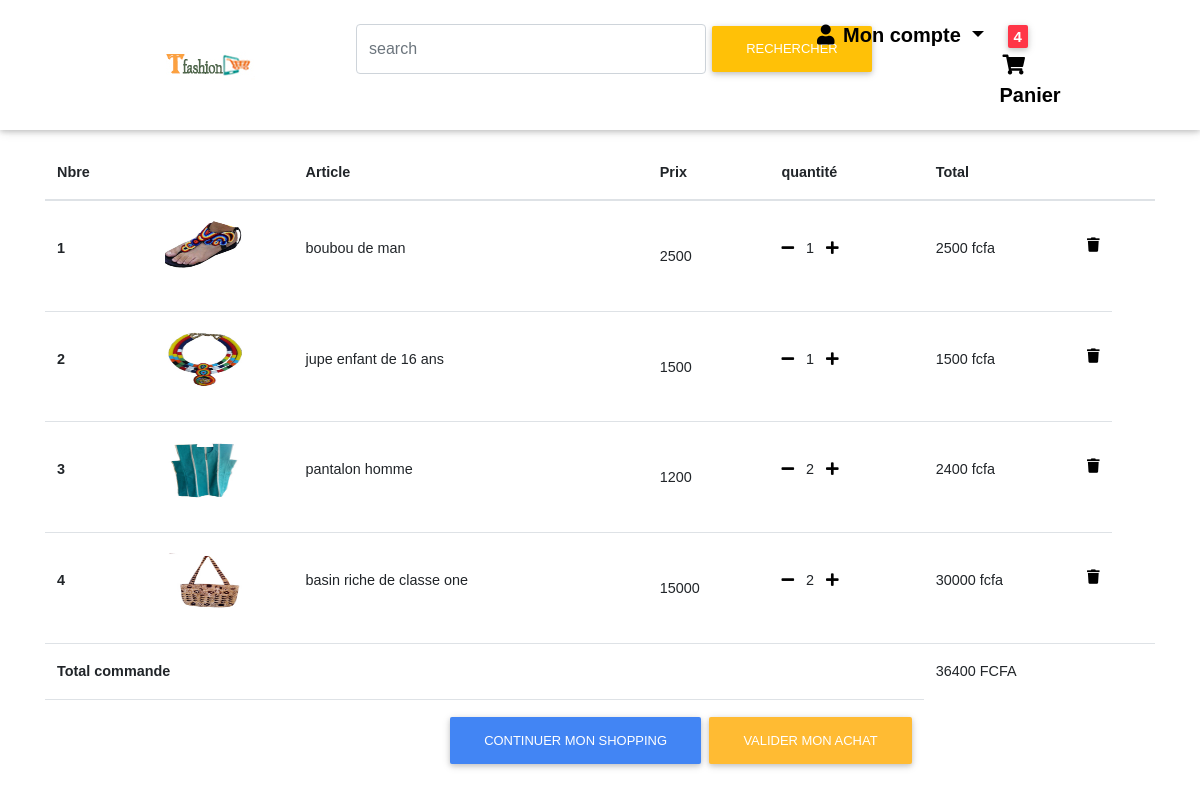
Screenshot of /commande (signed in) with the database file from the repository.
### core/models.py (models this page shows, shortened)
class Order(models.Model):
    user = models.ForeignKey(settings.AUTH_USER_MODEL, on_delete=models.CASCADE)
    items = models.ManyToManyField(OrderItem)
    start_date = models.DateTimeField(auto_now_add=True)
    ordered_date = models.DateTimeField()
    ordered = models.BooleanField(default=False)
    def get_total(self):
        total = 0
        for order_item in self.items.all():
            total += order_item.get_final_price()
        return total

class OrderItem(models.Model):
    user = models.ForeignKey(settings.AUTH_USER_MODEL, on_delete=models.CASCADE)
    ordered = models.BooleanField(default=False)
    item = models.ForeignKey(Item, on_delete=models.CASCADE)
    quantity = models.IntegerField(default=1)
    def get_total_item_price(self):
        return self.quantity * self.item.price
    def get_final_price(self):
        if self.item.price:
            return self.get_total_item_price()
        return self.get_total_item_discount_price()

class Item(models.Model):
    title = models.CharField(max_length=200)
    slug = models.SlugField()
    description = models.TextField( )
    reduction = models.IntegerField()
    price = models.IntegerField()
    discount_price = models.IntegerField(blank=True, null=True)
    category = models.CharField(choices=CATEGORY_CHOICES, max_length=30,blank=True, null=True )
    label = models.CharField(choices=LABEL_CHOICES, max_length=1, blank=True, null=True )
    image = models.ImageField(upload_to='images/')

### core/views.py (the view)
# urls.py: path('commande', OrderSammaryView.as_view(), name='commande'),
class OrderSammaryView(LoginRequiredMixin,View):
    def get(self, *args, **kwargs):
        try:
            order = Order.objects.get(user=self.request.user, ordered=False)
            context = {
                'object': order
            }
            return render(self.request, 'commande.html',context )
        except ObjectDoesNotExist:
            messages.error(self.request, "Votre panier est vide ")
            return redirect("/")

### core/templatetags/cart_template_tags.py (called while the page is built)
@register.filter
def cart_item_count(user):
    if user.is_authenticated:
        qs = Order.objects.filter(user=user, ordered=False)
        if qs.exists():
            return qs[0].items.count()
    return 0

### templates/commande.html (shortened to what this page needs)
{% extends "base.html" %}
{% block content %}
<br><br><br><br>
<body >
    {% load static %}
    {% include "layouts/nav.html" %}
    <div class="container">
      <section class="section my-5 pb-5">
        <div class="table-responsive">
          <table class="table product-table">
            <thead>
              <tr>
                <th class="font-weight-bold">
                    <strong>Nbre</strong>
                </th>
                <th class="font-weight-bold">
              </th>
                <th class="font-weight-bold">
                  <strong>Article</strong>
                </th>
                <th class="font-weight-bold">
                  <strong>Prix</strong>
                </th>
                <th class="font-weight-bold">
                  <strong>quantité</strong>
                </th>
                <th class="font-weight-bold">
                  <strong>Total</strong>
                </th>
                <th></th>
              </tr>
            </thead>
            <tbody>
              {% for order_item in object.items.all %}
              <td>
                <p class="font-weight-bold">{{forloop.counter}}</p>
              </td>
              <td>
                <p ><img src="{{order_item.item.image.url}}" class="card-img-top" alt="sample "
                  style="max-width: 80px;max-height: 60px;"></p>
              </td>
                <td>
                  <p >{{order_item.item.title}}</p>
                </td>
                <td>{{order_item.item.price}}</td>
                <td >
                  <p>
                      <a href="{%url 'core:remove-single-from-cart' order_item.item.slug %}"><i class="fas fa-minus mr-2"></i></a></i>
                     {{order_item.quantity}}
                     <a href="{%url 'core:add-to-cart' order_item.item.slug %}"><i class="fas fa-plus ml-2"></i></a></p>
                </td>
                <td>
                   <p>
                       {% if order_item.item.discount_price%}
                            {{order_item.get_total_item_price}} fcfa
                       {% else %}
                            {{order_item.get_total_item_discount_price}}fcfa
                       {% endif %}
                       <a style="color:red;" href="{%url 'core:remove-from-cart' order_item.item.slug %}">
                         <i class="fas fa-trash   float-right "></i>
                       </a>
                   </p>
                </td>
              {% endfor %}
              {% if object.get_total%}
              <tr>
                  <td colspan="5" class="font-weight-bold">Total commande</td>
                  <td colspan="5">{{object.get_total}} FCFA</td>
              </tr>
              <tr>
                  <td colspan="5">
                      <a class="btn btn-warning float-right ml-2" href="#">Valider mon achat</a>
                      <a class="btn btn-primary float-right " href="/">continuer mon shopping</a>
                  </td>
              </tr>
              {% endif %}
            </tbody>
          </table>
        </div>
      </section>
    </div>
{% endblock content %}

### templates/base.html (shortened to what this page needs)
{% load static%}
<!DOCTYPE html>
<html lang="fr">
  <head>
    <link rel="stylesheet" href="https://use.fontawesome.com/releases/v5.8.2/css/all.css">    <link href="{%static 'css/bootstrap.min.css' %}" rel="stylesheet">
    <link href="{%static 'css/mdb.min.css' %}" rel="stylesheet">
    <link href="{%static 'css/mdb.lite.min.' %}" rel="stylesheet">
    <link href="{%static 'css/mdb.lite.css' %}" rel="stylesheet">
    <link href="{%static 'css/style.css' %}" rel="stylesheet">
    <link href="{%static 'css/addons-pro/cards-extended.css' %}" rel="stylesheet">
  </head>
  <body>
      {% block content%}
      {% endblock %}
  </body>
</html>

### templates/layouts/nav.html (shortened to what this page needs)
{% extends "base.html" %}
    {% load static %}
    {% load cart_template_tags %}
    {% block content%}
      <nav class="navbar fixed-top navbar-expand-lg navbar-light scrolling-navbar white" id="about1" style="background: #dcdcdc;">
        <a class="navbar-brand" href="{% url 'core:item_list' %}">
          <img src="{% static 'img/logo1.jpg' %}" style="margin: 0px 50px 0px 50px;">
        </a>
        <div class="collapse navbar-collapse" id="navbarSupportedContent-4">
          <ul class="navbar-nav ml-auto">
            <li>
                <form class="form-inline mr-auto" method="GET" action="#" style="margin: 8px 600px 5px 0px">
                  <div class="form-group">
                    <input type="text" class="form-control" name="srh" id="srh"  placeholder="search" style="width: 350px; height: 50px;">
                     <button type="submit" class="btn btn-default" >rechercher</button>
                  </div>
                </form>
            </li>
            {% if request.user.is_authenticated%}
            <li class="nav-item dropdown">
              <a class="nav-link dropdown-toggle" id="navbarDropdownMenuLink-4" data-toggle="dropdown"
                aria-haspopup="true" aria-expanded="false">
                <i class="fas fa-user"></i> Mon compte  </a>
            </li>
            <li class="nav-item">
              <a class="nav-link" href="{% url 'core:commande' %}">
                <span class="badge badge-danger ml-2">{{request.user|cart_item_count}}</span>
                <i class="fas fa-shopping-cart"></i> Panier
              </a>
            </li>
            {% endif %}
          </ul>
        </div>
      </nav>
      {% endblock %}

### static/css/style.css (style rules this page uses)
body { margin-bottom: 0px; font-family: sans-serif; }
.navbar-brand { margin: 0 50px 0 100px; }
nav ul { margin-right: 200px; }
nav .form-control { width: 200px; }
nav form { padding-right: 100px; }
.nav-item { font-size: 20px; font-weight: bold; text-decoration: none; }
.btn-default { background-color: #ffc107!important; color: #fff; }
.fas { color: #000; }
nav ul li a { color: #343a40; }
section { display: block; }

### rows the page displays
OrderItem: item.image (picture), item "boubou de man", item.price "2500", quantity "1", get_total_item_price "2500"
OrderItem: item.image (picture), item "jupe enfant de 16 ans", item.price "1500", quantity "1", get_total_item_price "1500"
OrderItem: item.image (picture), item "pantalon homme", item.price "1200", quantity "2", get_total_item_price "2400"
OrderItem: item.image (picture), item "basin riche de classe one", item.price "15000", quantity "2", get_total_item_price "30000"
Order: get_total "36400"

### other values shown
{{ request.user|cart_item_count }} "4"
